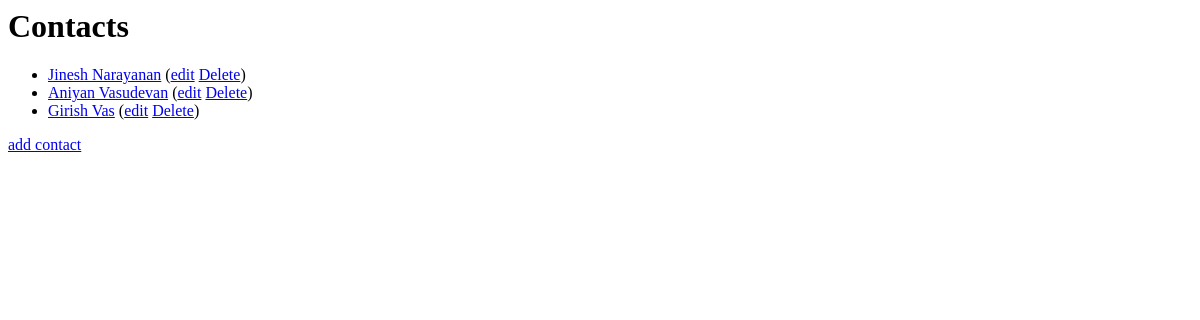
Before: /contacts/ with the older database file.
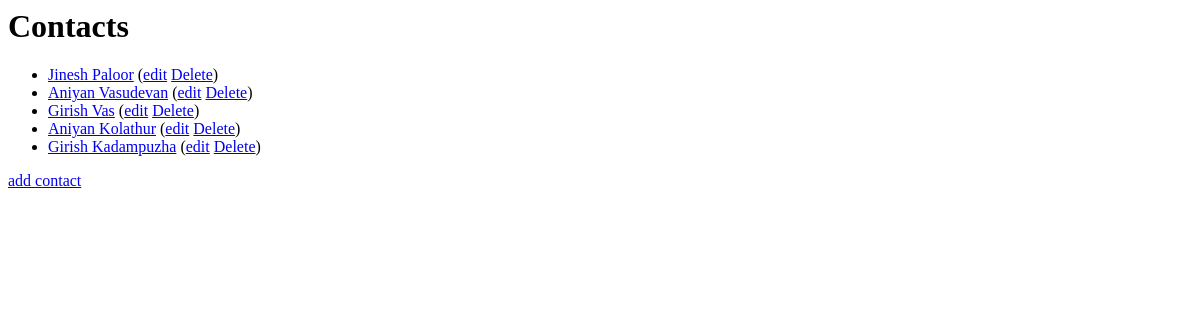
After: the same page with the newer database file.
### contacts/models.py (models this page shows)
class Contact(models.Model):
    first_name = models.CharField(
        max_length=255,
    )
    last_name = models.CharField(
        max_length=255,
    )
    email = models.EmailField()
    def __str__(self):
        return ' '.join([
            self.first_name,
            self.last_name,
        ])
    def get_absolute_url(self):
        return reverse('contacts-view', kwargs={'pk': self.id})

### contacts/views.py (the view)
class ListContactView(ListView):
    model = Contact
    template_name = 'contact_list.html'

### contacts/templates/contacts/contact_list.html
<h1>Contacts</h1>
<ul>
  {% for contact in object_list %}
    <li><a href="{{ contact.get_absolute_url }}">{{ contact }}</a>
      (<a href="{% url "contacts-edit" pk=contact.id %}">edit</a>
       <a href="{% url "contacts-delete" pk=contact.id %}">Delete</a>)
    </li>
  {% endfor %}
</ul>
<a href="{% url "contacts-new" %}">add contact</a>

Changed rows visible on the page:
changed Contact: first_name+last_name "Jinesh Narayanan" → "Jinesh Paloor"
added Contact: first_name+last_name "Aniyan Kolathur"
added Contact: first_name+last_name "Girish Kadampuzha"
